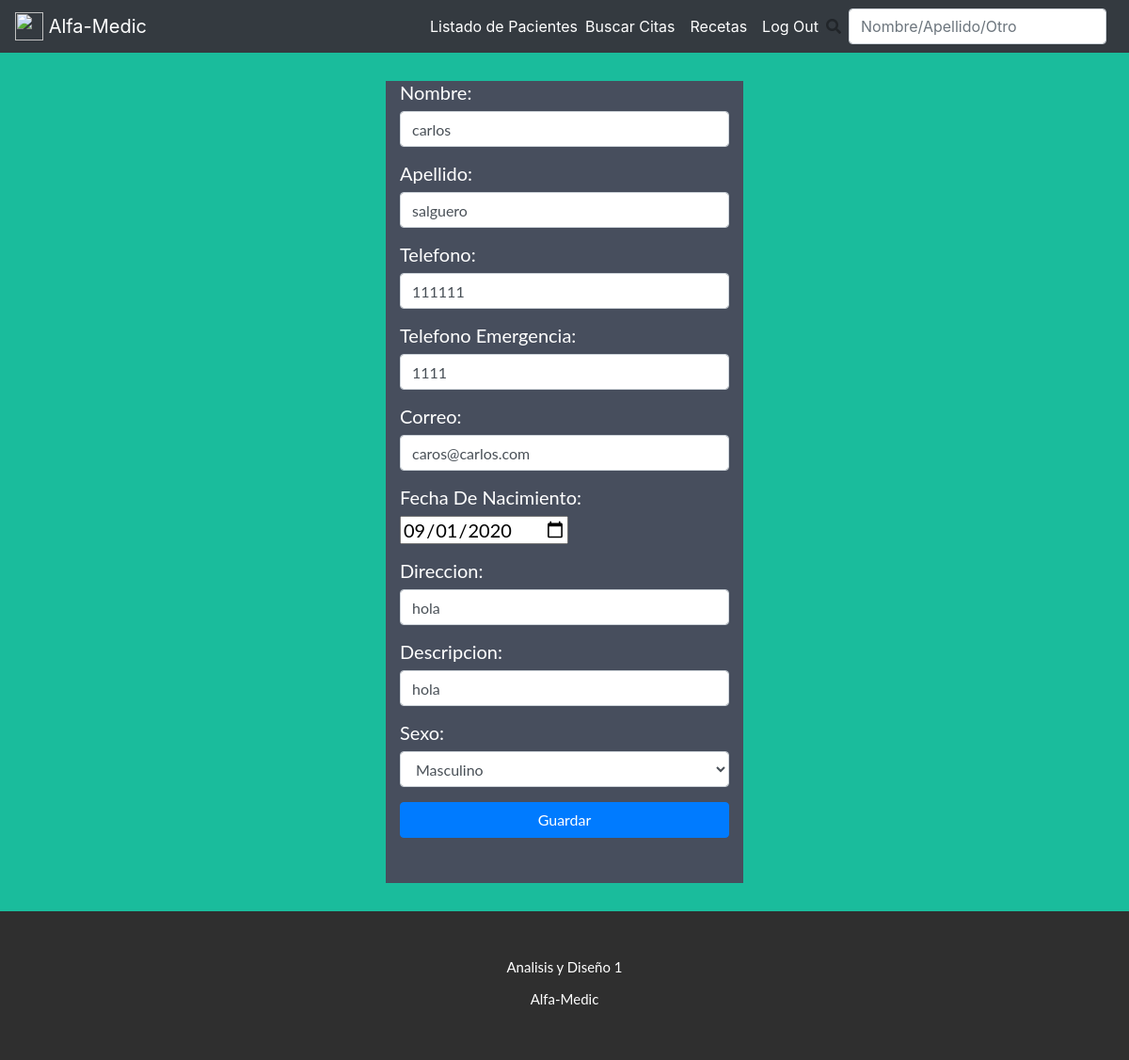
/modificar_paciente/caros@carlos.com (signed in), run on the app's committed database.
### users/models.py (models this page shows, shortened)
class Paciente(models.Model):
    GENERO_OPCIONES = [
        ('MASCULINO', 'Masculino'),
        ('FEMENINO', 'Femenino'),
    ]
    nombre = models.CharField(max_length=100)
    apellido = models.CharField(max_length=100)
    telefono = models.CharField(max_length=50, blank=True, null=True)
    telefono_emergencia = models.CharField(max_length=50, blank=True, null=True)
    correo = models.CharField(max_length=100)
    fecha_nacimiento = models.DateField() #DateField(input_formats=settings.DATE_INPUT_FORMATS, null=True, blan=True) para introducir la fecha dd-mm-DDDD
    direccion = models.CharField(max_length=200)
    descripccion = models.CharField(max_length=500, blank=True, null=True)
    sexo = models.CharField(max_length=10, choices=GENERO_OPCIONES, default='FEMENINO')

### users/views.py (the view)
# urls.py: path('modificar_paciente/<correo>', modificar_paciente, name='modificar_paciente'),
def modificar_paciente(request,correo): #con este parametro correo haces la busqueda en la bd y obtenes
    if request.user.is_authenticated:
        paciente = Paciente.objects.get(correo=correo) # el paciente que va a modificar
        if request.method == 'GET':
            form = pacienteForm(instance=paciente)
        else:
            form = pacienteForm(request.POST,instance=paciente)
            if form.is_valid():
                form.save()
            return redirect('listado_pacientes')
        return render(request,'paciente/ingresar_paciente.html', {'form': form})
    else:
        return redirect('notFound')

### templates/paciente/ingresar_paciente.html (shortened to what this page needs)
{% extends '_base.html' %}
{% block content %}
<div class="row" style=" font: 400 15px Lato, sans-serif; font-size: 20px; margin: 30px;">
    <div class="col"></div>
    <div style="background-color: #474e5d; color: white;" class="col-4" >
    <form method='POST'>
        {{ form.as_p }}
        <button type="submit" class="btn btn-primary btn-block mb-5">Guardar</button>
    </form>
    </div>
    <div class="col"></div>
</div>
{% endblock %}

### static/base.css (style rules this page uses)
html, body { height: 100%; }

### data on the page
Paciente: nombre "carlos", apellido "salguero", telefono "111111", telefono_emergencia "1111", correo "caros@carlos.com", fecha_nacimiento "09/01/2020", direccion "hola", descripccion "hola", sexo "Masculino"
